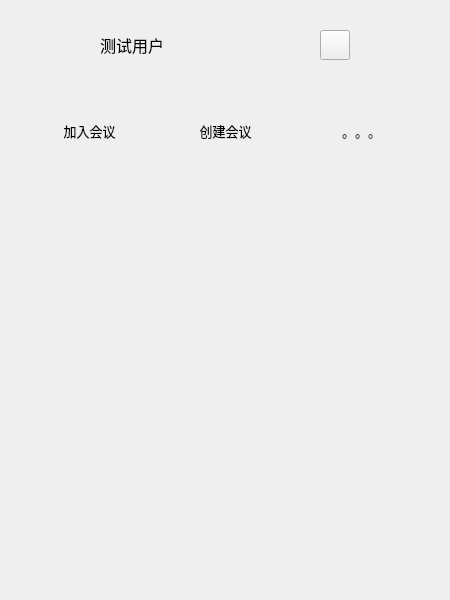
<?xml version="1.0" encoding="UTF-8"?>
<ui version="4.0">
 <class>WeChatDialog</class>
 <widget class="QDialog" name="WeChatDialog">
  <property name="geometry">
   <rect>
    <x>0</x>
    <y>0</y>
    <width>450</width>
    <height>600</height>
   </rect>
  </property>
  <property name="minimumSize">
   <size>
    <width>450</width>
    <height>600</height>
   </size>
  </property>
  <property name="maximumSize">
   <size>
    <width>450</width>
    <height>600</height>
   </size>
  </property>
  <property name="windowTitle">
   <string>WeChatDialog</string>
  </property>
  <widget class="QPushButton" name="pb_icon">
   <property name="geometry">
    <rect>
     <x>20</x>
     <y>10</y>
     <width>60</width>
     <height>60</height>
    </rect>
   </property>
   <property name="text">
    <string/>
   </property>
   <property name="icon">
    <iconset resource="resource.qrc">
     <normaloff>:/tx/5.png</normaloff>:/tx/5.png</iconset>
   </property>
   <property name="iconSize">
    <size>
     <width>60</width>
     <height>60</height>
    </size>
   </property>
   <property name="flat">
    <bool>true</bool>
   </property>
  </widget>
  <widget class="QLabel" name="lb_name">
   <property name="geometry">
    <rect>
     <x>100</x>
     <y>30</y>
     <width>200</width>
     <height>30</height>
    </rect>
   </property>
   <property name="font">
    <font>
     <pointsize>12</pointsize>
    </font>
   </property>
   <property name="text">
    <string>测试用户</string>
   </property>
  </widget>
  <widget class="QPushButton" name="pb_set">
   <property name="geometry">
    <rect>
     <x>320</x>
     <y>30</y>
     <width>30</width>
     <height>30</height>
    </rect>
   </property>
   <property name="text">
    <string/>
   </property>
   <property name="icon">
    <iconset resource="resource.qrc">
     <normaloff>:/images/sett.png</normaloff>:/images/sett.png</iconset>
   </property>
  </widget>
  <widget class="QScrollArea" name="scrollArea">
   <property name="geometry">
    <rect>
     <x>0</x>
     <y>170</y>
     <width>451</width>
     <height>471</height>
    </rect>
   </property>
   <property name="frameShape">
    <enum>QFrame::NoFrame</enum>
   </property>
   <property name="widgetResizable">
    <bool>true</bool>
   </property>
   <widget class="QWidget" name="scrollAreaWidgetContents">
    <property name="geometry">
     <rect>
      <x>0</x>
      <y>0</y>
      <width>451</width>
      <height>471</height>
     </rect>
    </property>
   </widget>
  </widget>
  <widget class="QWidget" name="">
   <property name="geometry">
    <rect>
     <x>0</x>
     <y>90</y>
     <width>451</width>
     <height>71</height>
    </rect>
   </property>
   <layout class="QHBoxLayout" name="horizontalLayout">
    <item>
     <widget class="QToolButton" name="pb_join">
      <property name="minimumSize">
       <size>
        <width>81</width>
        <height>81</height>
       </size>
      </property>
      <property name="maximumSize">
       <size>
        <width>81</width>
        <height>81</height>
       </size>
      </property>
      <property name="font">
       <font>
        <family>微软雅黑</family>
        <pointsize>10</pointsize>
       </font>
      </property>
      <property name="text">
       <string>加入会议</string>
      </property>
      <property name="icon">
       <iconset resource="resource.qrc">
        <normaloff>:/images/color.png</normaloff>:/images/color.png</iconset>
      </property>
      <property name="iconSize">
       <size>
        <width>50</width>
        <height>50</height>
       </size>
      </property>
      <property name="toolButtonStyle">
       <enum>Qt::ToolButtonTextUnderIcon</enum>
      </property>
      <property name="autoRaise">
       <bool>true</bool>
      </property>
     </widget>
    </item>
    <item>
     <widget class="QToolButton" name="pb_create">
      <property name="minimumSize">
       <size>
        <width>81</width>
        <height>81</height>
       </size>
      </property>
      <property name="maximumSize">
       <size>
        <width>81</width>
        <height>81</height>
       </size>
      </property>
      <property name="font">
       <font>
        <family>微软雅黑</family>
        <pointsize>10</pointsize>
       </font>
      </property>
      <property name="text">
       <string>创建会议</string>
      </property>
      <property name="icon">
       <iconset resource="resource.qrc">
        <normaloff>:/images/color.png</normaloff>:/images/color.png</iconset>
      </property>
      <property name="iconSize">
       <size>
        <width>50</width>
        <height>50</height>
       </size>
      </property>
      <property name="toolButtonStyle">
       <enum>Qt::ToolButtonTextUnderIcon</enum>
      </property>
      <property name="autoRaise">
       <bool>true</bool>
      </property>
     </widget>
    </item>
    <item>
     <widget class="QToolButton" name="pb_tool3">
      <property name="minimumSize">
       <size>
        <width>81</width>
        <height>81</height>
       </size>
      </property>
      <property name="maximumSize">
       <size>
        <width>81</width>
        <height>81</height>
       </size>
      </property>
      <property name="font">
       <font>
        <family>微软雅黑</family>
        <pointsize>10</pointsize>
       </font>
      </property>
      <property name="text">
       <string>。。。</string>
      </property>
      <property name="icon">
       <iconset resource="resource.qrc">
        <normaloff>:/images/color.png</normaloff>:/images/color.png</iconset>
      </property>
      <property name="iconSize">
       <size>
        <width>50</width>
        <height>50</height>
       </size>
      </property>
      <property name="toolButtonStyle">
       <enum>Qt::ToolButtonTextUnderIcon</enum>
      </property>
      <property name="autoRaise">
       <bool>true</bool>
      </property>
     </widget>
    </item>
   </layout>
  </widget>
 </widget>
 <resources>
  <include location="resource.qrc"/>
 </resources>
 <connections/>
</ui>
